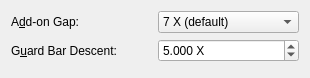
<?xml version="1.0" encoding="UTF-8"?>
<ui version="4.0">
 <class>grpUPCEAN</class>
 <widget class="QWidget" name="grpUPCEAN">
  <property name="geometry">
   <rect>
    <x>0</x>
    <y>0</y>
    <width>310</width>
    <height>78</height>
   </rect>
  </property>
  <property name="maximumSize">
   <size>
    <width>600</width>
    <height>16777215</height>
   </size>
  </property>
  <property name="windowTitle">
   <string>Form</string>
  </property>
  <layout class="QVBoxLayout" name="verticalLayout">
   <item>
    <layout class="QGridLayout" name="gridLayout">
     <item row="0" column="0">
      <widget class="QLabel" name="lblUPCEANAddonGap">
       <property name="text">
        <string>A&amp;dd-on Gap:</string>
       </property>
       <property name="toolTip">
        <string>Horizontal space in X-dimensions between
main symbol and add-on (if any)
(ignored if disabled)</string>
       </property>
       <property name="alignment">
        <set>Qt::AlignLeading|Qt::AlignLeft|Qt::AlignVCenter</set>
       </property>
       <property name="buddy">
        <cstring>cmbUPCEANAddonGap</cstring>
       </property>
      </widget>
     </item>
     <item row="0" column="1">
      <widget class="QComboBox" name="cmbUPCEANAddonGap">
       <property name="toolTip">
        <string>Horizontal space in X-dimensions between
main symbol and add-on (if any)
(ignored if disabled)</string>
       </property>
       <item>
        <property name="text">
         <string>7 X (default)</string>
        </property>
       </item>
       <item>
        <property name="text">
         <string>8 X</string>
        </property>
       </item>
       <item>
        <property name="text">
         <string>9 X</string>
        </property>
       </item>
       <item>
        <property name="text">
         <string>10 X</string>
        </property>
       </item>
       <item>
        <property name="text">
         <string>11 X</string>
        </property>
       </item>
       <item>
        <property name="text">
         <string>12 X</string>
        </property>
       </item>
      </widget>
     </item>
     <item row="1" column="0">
      <widget class="QLabel" name="lblUPCEANGuardDescent">
       <property name="toolTip">
        <string>Height in X-dimensions that the guard bars
descend below the main bars
Default 5
(ignored if disabled)</string>
       </property>
       <property name="text">
        <string>G&amp;uard Bar Descent:</string>
       </property>
       <property name="alignment">
        <set>Qt::AlignLeading|Qt::AlignLeft|Qt::AlignVCenter</set>
       </property>
       <property name="buddy">
        <cstring>spnUPCEANGuardDescent</cstring>
       </property>
      </widget>
     </item>
     <item row="1" column="1">
      <widget class="QDoubleSpinBox" name="spnUPCEANGuardDescent">
       <property name="toolTip">
        <string>Height in X-dimensions that the guard bars
descend below the main bars
Default 5
(ignored if disabled)</string>
       </property>
       <property name="prefix">
        <string/>
       </property>
       <property name="suffix">
        <string> X</string>
       </property>
       <property name="decimals">
        <number>3</number>
       </property>
       <property name="minimum">
        <double>0.000000000000000</double>
       </property>
       <property name="maximum">
        <double>20.000000000000000</double>
       </property>
       <property name="singleStep">
        <double>0.100000000000000</double>
       </property>
       <property name="value">
        <double>5.000000000000000</double>
       </property>
       <property name="accelerated">
        <bool>true</bool>
       </property>
      </widget>
     </item>
    </layout>
   </item>
   <item>
    <spacer name="verticalSpacer">
     <property name="orientation">
      <enum>Qt::Vertical</enum>
     </property>
     <property name="sizeHint" stdset="0">
      <size>
       <width>20</width>
       <height>30</height>
      </size>
     </property>
    </spacer>
   </item>
  </layout>
 </widget>
 <resources/>
 <connections/>
</ui>
